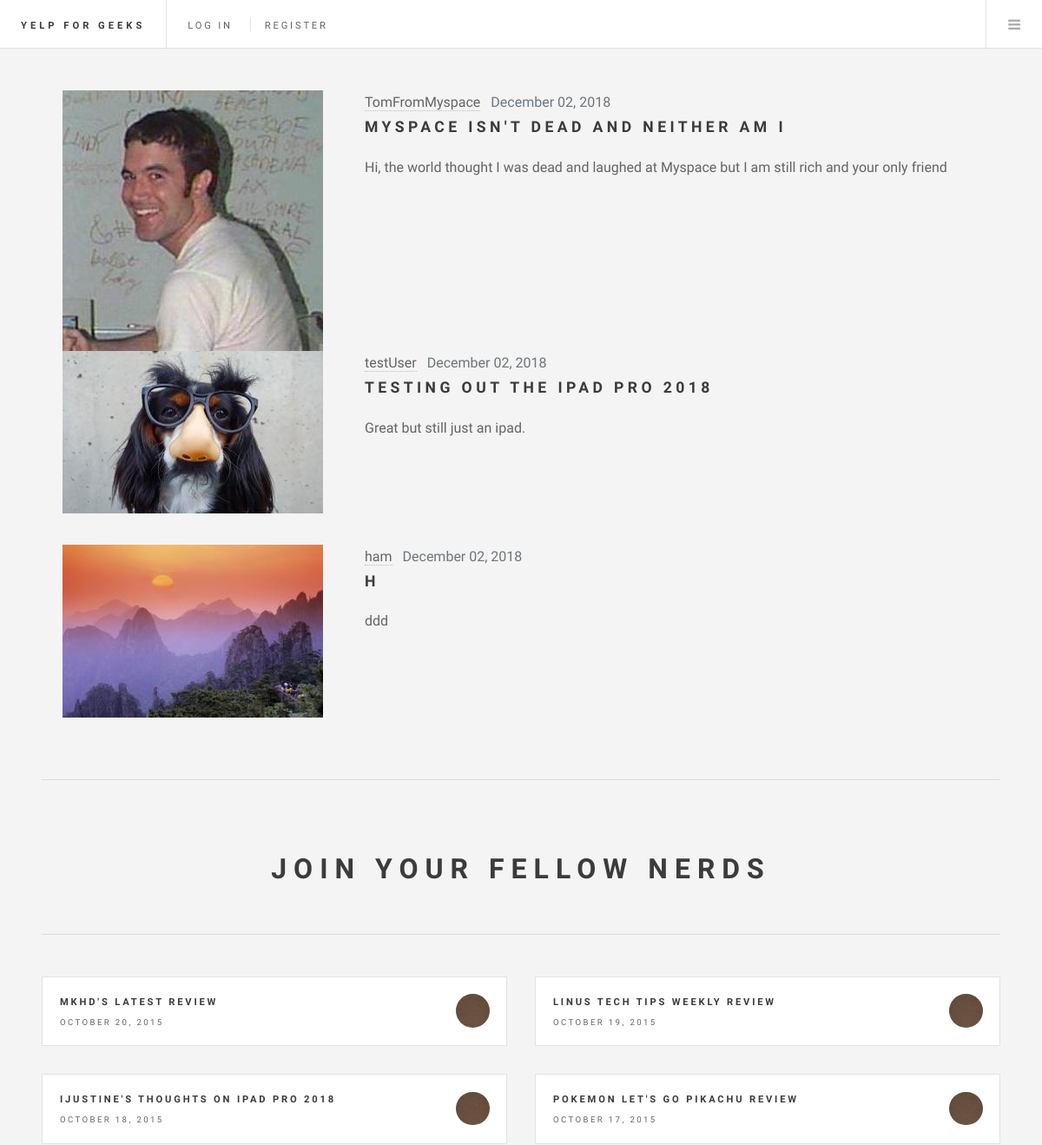
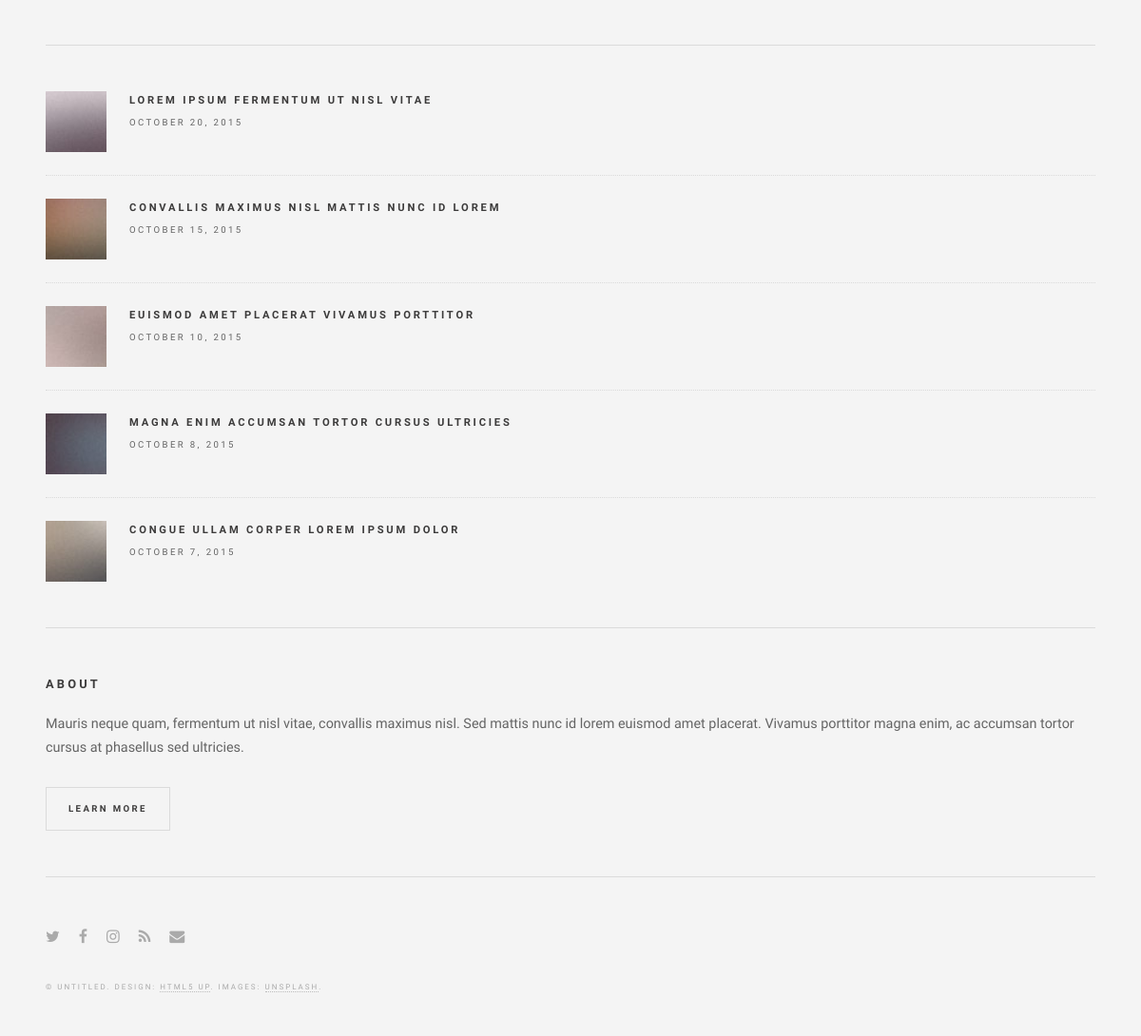
The page / on the database its author committed (2 pictures, top to bottom).
### users/models.py (models this page shows, shortened)
class Review(models.Model):
    author = models.ForeignKey(User, on_delete=models.CASCADE)
    title = models.TextField(max_length=100)
    date_posted = models.DateTimeField(default=timezone.now)
    body = models.TextField(max_length=5000)
    image = models.ImageField(upload_to='review_pics')

class Profile(models.Model):
    user = models.OneToOneField(User, on_delete=models.CASCADE)
    image = models.ImageField(default='default.jpg', upload_to='profile_pics')
    bio = models.TextField(max_length=500, blank=True)

### guts/views.py (the view)
# urls.py: path('', ReviewListView.as_view(), name='home'),
class ReviewListView(ListView):
    model = Review
    template_name = 'guts/index.html' # <app>/<model>_<viewtype>.html
    context_object_name = 'reviews'
    ordering = ['-date_posted']

### guts/templates/guts/index.html
{% extends 'base_temp.html'%}
{% block content %}
    <ul style="list-style: none;">
    {% for review in reviews %}
        <li>
        <article class="media content-section">
          <img class="article-img" src="{{ review.author.profile.image.url }}" style="padding-right: 3em">
          <div class="media-body">
            <div class="article-metadata">
              <a class="mr-2" href="{% url 'profile' %}">{{ review.author }}</a>
              <small class="text-muted">{{ review.date_posted|date:"F d, Y" }}</small>
            </div>
            <h2><a class="article-title" href="{% url 'review-detail' review.id %}">{{ review.title }}</a></h2>
            <p class="article-content">{{ review.body }}</p>
            <p> <br><br> </p>
          </div>
        </article>
        </li>
    {% endfor %}
        </ul>
{% endblock content %}

### guts/static/assets/css/main.css (style rules this page uses)
html, body, div, span, applet, object, iframe, h1, h2, h3, h4, h5, h6, p, blockquote, pre, a, abbr, acronym, address, big, cite, code, del, dfn, em, img, ins, kbd, q, s, samp, small, strike, strong, sub, sup, tt, var, b, u, i, center, dl, dt, dd, ol, ul, li, fieldset, form, label, legend, table, caption, tbody, tfoot, thead, tr, th, td, article, aside, canvas, details, embed, figure, figcaption, footer, header, hgroup, menu, nav, output, ruby, section, summary, time, mark, audio, video { margin: 0; padding: 0; border: 0; font-size: 100%; font: inherit; vertical-align: baseline; }
article, aside, details, figcaption, figure, footer, header, hgroup, menu, nav, section { display: block; }
body { line-height: 1; }
ol, ul { list-style: none; }
body { -webkit-text-size-adjust: none; }
body { -ms-overflow-style: scrollbar; }
html { box-sizing: border-box; }
*, *:before, *:after { box-sizing: inherit; }
body { background: #f4f4f4; }
body, input, select, textarea { color: #646464; font-family: "Source Sans Pro", Helvetica, sans-serif; font-size: 14pt; font-weight: 400; line-height: 1.75; }
@media screen and (max-width: 1680px) { body, input, select, textarea { font-size: 12pt; } }
@media screen and (max-width: 1280px) { body, input, select, textarea { font-size: 12pt; } }
a { -moz-transition: color 0.2s ease, border-bottom-color 0.2s ease; -webkit-transition: color 0.2s ease, border-bottom-color 0.2s ease; -ms-transition: color 0.2s ease, border-bottom-color 0.2s ease; transition: color 0.2s ease, border-bottom-color 0.2s ease; border-bottom: dotted 1px rgba(160, 160, 160, 0.65); color: inherit; text-decoration: none; }
a:before { -moz-transition: color 0.2s ease; -webkit-transition: color 0.2s ease; -ms-transition: color 0.2s ease; transition: color 0.2s ease; }
p { margin: 0 0 2em 0; }
h1, h2, h3, h4, h5, h6 { color: #3c3b3b; font-family: "Raleway", Helvetica, sans-serif; font-weight: 800; letter-spacing: 0.25em; line-height: 1.65; margin: 0 0 1em 0; text-transform: uppercase; }
h1 a, h2 a, h3 a, h4 a, h5 a, h6 a { color: inherit; border-bottom: 0; }
h2 { font-size: 1.1em; }
ul { list-style: disc; margin: 0 0 2em 0; padding-left: 1em; }
ul li { padding-left: 0.5em; }
body { padding-top: 3.5em; }

### rows shown on the page
Review: author.profile.image (picture), author "TomFromMyspace", date_posted "December 02, 2018", title "MYSPACE ISN'T DEAD AND NEITHER AM I", body "Hi, the world thought I was dead and laughed at Myspace but I am still rich and your only friend"
Review: author.profile.image (picture), author "testUser", date_posted "December 02, 2018", title "TESTING OUT THE IPAD PRO 2018", body "Great but still just an ipad."
Review: author.profile.image (picture), author "ham", date_posted "December 02, 2018", title "H", body "ddd"
